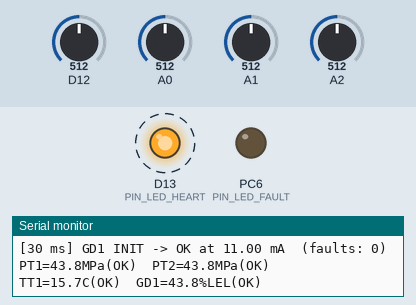
The sketch below on a simulated STM32 Nucleo. Parts: output pins drawn as LEDs (lit = HIGH), the last lines printed to the serial monitor. Dashed ring = blinking. The test bench sets the inputs (shaded band); at power-on: D12 = 512, A0 = 512, A1 = 512, A2 = 512 (analog values on the 0–1023 scale).

Above: at 1.2 s.
1.3 s: D12 set to 960
3.5 s: D12 set to 984
At 5.5 s:
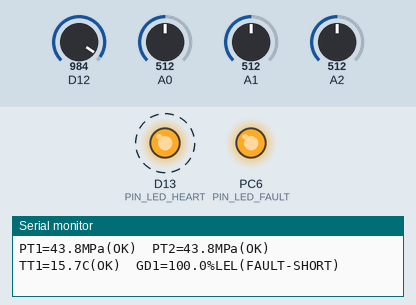
6.5 s: A0 set to 942
8.5 s: A0 set to 967
10.5 s: A1 set to 938
12.5 s: A1 set to 972
Timing chart, 0 to 16.5 s (numbered marks = the images above; inputs shaded):
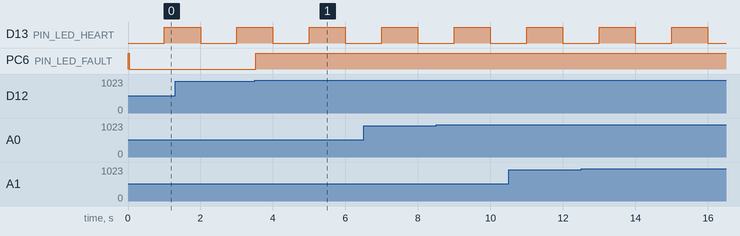

Measured:
- the behaviour switches between 977 and 978 on D12 (found by bisection; images 0 and 1)
- after the input at 3.5 s, PC6 (PIN_LED_FAULT): LOW → HIGH at once
- by itself, D13 (PIN_LED_HEART): alternates HIGH for 1.0 s and LOW for 1.0 s

The sketch:

sketch.ino
```cpp
// ===== H2 dispenser controller - Step 1 (final): four 4-20 mA inputs =====

#define PIN_LED_FAULT  PC6
#define PIN_LED_HEART  PA5      // on-board LD4

const float ADC_VREF   = 3.3f;
const float ADC_MAX    = 4095.0f;
const float SHUNT_OHMS = 150.0f;

// ---------- Status ----------
// SNS_INIT is FIRST so it equals 0: every sensor starts "not yet proven healthy"
enum SensorStatus { SNS_INIT, SNS_OK, SNS_UNDER, SNS_OVER, SNS_FAULT_OPEN, SNS_FAULT_SHORT };

// ---------- One struct = everything about one sensor ----------
// (must come BEFORE the first function: see the note in the lesson)
struct Sensor {
  // configuration (filled in the table below)
  const char* tag;
  const char* unit;
  uint32_t    pin;
  float       lo, hi;          // value at 4 mA and at 20 mA
  // live data (start at 0 automatically)
  float        maRaw;
  float        maFilt;
  float        value;
  SensorStatus status;         // 0 = SNS_INIT
  SensorStatus candidate;
  uint8_t      count;
  uint32_t     faultEvents;
  bool         started;
};

SensorStatus classify(float ma) {
  if (ma < 3.6f)  return SNS_FAULT_OPEN;
  if (ma > 21.0f) return SNS_FAULT_SHORT;
  if (ma < 3.8f)  return SNS_UNDER;
  if (ma > 20.5f) return SNS_OVER;
  return SNS_OK;
}

const char* statusName(SensorStatus s) {
  switch (s) {
    case SNS_INIT:        return "INIT";
    case SNS_OK:          return "OK";
    case SNS_UNDER:       return "UNDER";
    case SNS_OVER:        return "OVER";
    case SNS_FAULT_OPEN:  return "FAULT-OPEN";
    case SNS_FAULT_SHORT: return "FAULT-SHORT";
  }
  return "?";
}

float maToEng(float ma, float lo, float hi) {
  if (ma < 4.0f)  ma = 4.0f;
  if (ma > 20.0f) ma = 20.0f;
  return lo + (ma - 4.0f) * (hi - lo) / 16.0f;
}

// The P&ID tag list of our dispenser
Sensor sensors[] = {
  // tag    unit    pin  lo     hi
  { "PT1", "MPa",  PA0,   0.0f, 100.0f },   // outlet pressure
  { "PT2", "MPa",  PA1,   0.0f, 100.0f },   // redundant outlet pressure
  { "TT1", "C",    PA4, -50.0f, 100.0f },   // gas temperature after pre-cooler
  { "GD1", "%LEL", PA6,   0.0f, 100.0f },   // hydrogen gas detector
};
const int N_SENSORS = sizeof(sensors) / sizeof(sensors[0]);

const uint8_t CONFIRM_N = 3;
const float   ALPHA     = 0.3f;

// Can the safety logic use this value?
bool usable(const Sensor& s) {
  return s.status == SNS_OK || s.status == SNS_UNDER || s.status == SNS_OVER;
}

// ---------- Process one sample of one sensor ----------
void updateSensor(Sensor& s, uint32_t now) {
  int   counts = analogRead(s.pin);
  float ma     = counts * (ADC_VREF / ADC_MAX) / SHUNT_OHMS * 1000.0f;
  s.maRaw = ma;

  // VALUE path: filtered (smooth for display and control)
  if (!s.started) { s.maFilt = ma; s.started = true; }
  s.maFilt += ALPHA * (ma - s.maFilt);
  s.value   = maToEng(s.maFilt, s.lo, s.hi);

  // STATUS path: RAW current + confirmation (fast, no filter lag)
  SensorStatus raw = classify(s.maRaw);
  if (raw == s.status) { s.count = 0; return; }
  if (raw != s.candidate) { s.candidate = raw; s.count = 0; }
  if (++s.count < CONFIRM_N) return;

  SensorStatus previous = s.status;
  s.status = raw;
  s.count  = 0;
  if (!usable(s)) s.faultEvents++;

  // event log
  Serial.print("["); Serial.print(now); Serial.print(" ms] ");
  Serial.print(s.tag); Serial.print(" ");
  Serial.print(statusName(previous)); Serial.print(" -> ");
  Serial.print(statusName(s.status));
  Serial.print(" at "); Serial.print(s.maRaw, 2); Serial.print(" mA");
  Serial.print("  (faults: "); Serial.print(s.faultEvents); Serial.println(")");
}

// ---------- Timing ----------
const uint32_t SAMPLE_MS = 10;
const uint32_t PRINT_MS  = 1000;
uint32_t lastSample = 0, lastPrint = 0;

void setup() {
  Serial.begin(115200);
  analogReadResolution(12);
  pinMode(PIN_LED_FAULT, OUTPUT);
  pinMode(PIN_LED_HEART, OUTPUT);
  Serial.println("H2 dispenser - Step 1: 4-20 mA inputs");
}

void loop() {
  uint32_t now = millis();

  if (now - lastSample >= SAMPLE_MS) {
    lastSample += SAMPLE_MS;
    bool anyBad = false;
    for (int i = 0; i < N_SENSORS; i++) {
      updateSensor(sensors[i], now);
      if (!usable(sensors[i])) anyBad = true;
    }
    digitalWrite(PIN_LED_FAULT, anyBad ? HIGH : LOW);
  }

  if (now - lastPrint >= PRINT_MS) {
    lastPrint += PRINT_MS;
    digitalWrite(PIN_LED_HEART, !digitalRead(PIN_LED_HEART));
    for (int i = 0; i < N_SENSORS; i++) {
      Sensor& s = sensors[i];
      Serial.print(s.tag);   Serial.print("=");
      Serial.print(s.value, 1); Serial.print(s.unit);
      Serial.print("("); Serial.print(statusName(s.status)); Serial.print(")  ");
    }
    Serial.println();
  }
}
```
